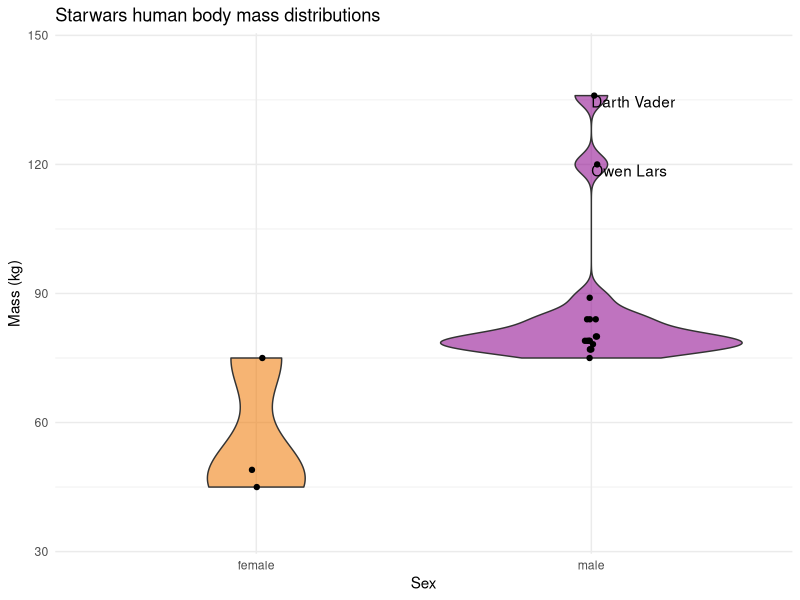
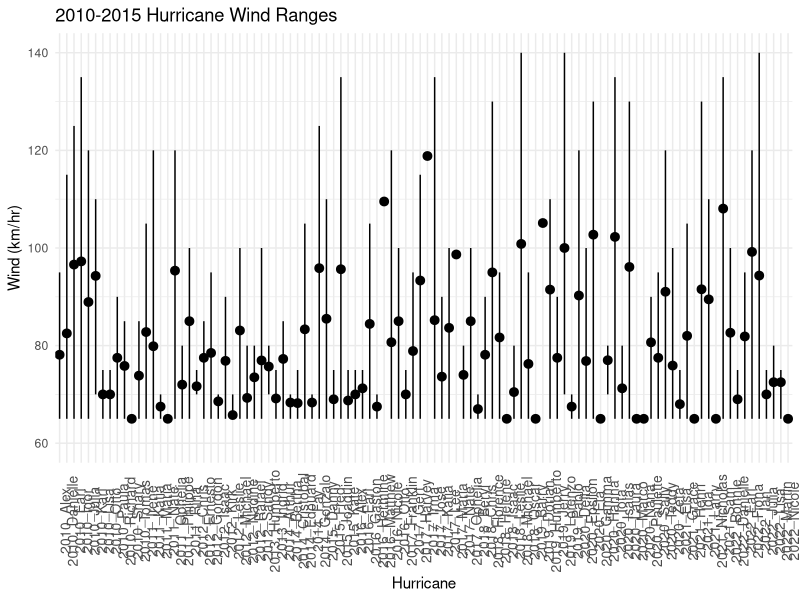
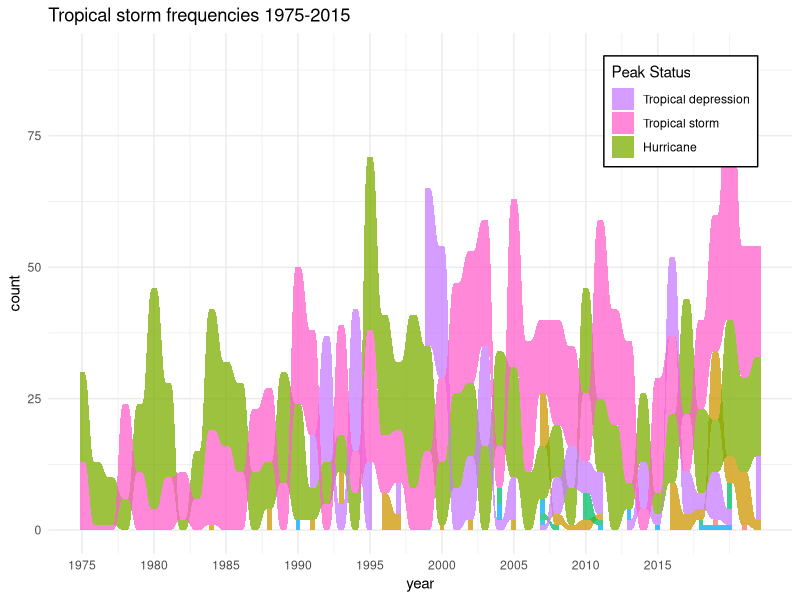
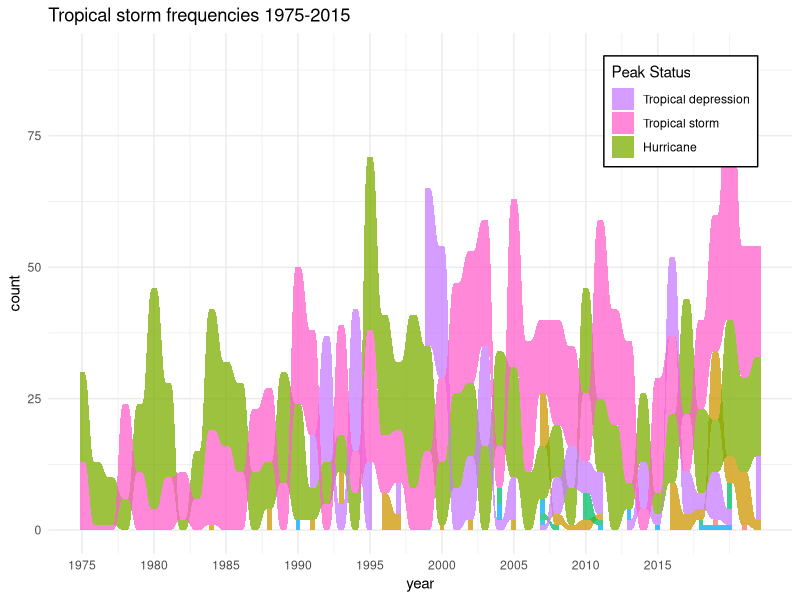

The R source for these figures, in order:
###### Monica Keith: plots for data visualization workshop part 2 ######

library(tidyverse); library(ggalluvial)

#### VIOLIN PLOT ####
##body mass distributions of human Starwars characters by sex
head(starwars)

vioplot<- starwars %>% 
  select(mass, species, name, sex) %>% 
  drop_na() %>% 
  filter(species=="Human") %>% 
  ggplot(aes(x=sex, y=mass)) +
  geom_violin(aes(fill=sex, alpha=0.5)) +
  scale_fill_manual(values = c("darkorange2", "darkmagenta")) +
  labs(x="Sex", y="Mass (kg)") +
  ylim(35,145) + 
  ggtitle("Starwars human body mass distributions") +
  theme_minimal() +
  theme(legend.position="none") #remove the legend

##add data points and label outliers
vioplot +
  geom_jitter(height = 0, width = 0.02) + 
  geom_text(aes(label=ifelse(mass>100, as.character(name),'')), vjust=1.0, hjust=0) 


#### FOREST PLOT ####
##Hurricane wind averages and ranges 2010-2015
head(storms)

##tabulate stats from repeated observations 
hurrtab <- storms %>% 
  select(name, year, status, wind) %>% 
  filter(status=="hurricane" & year>2009) %>% 
  mutate(yr_name = paste(year, name, sep = "_")) %>% #storm names repeat, add year to each name
  group_by(yr_name) %>% 
  summarize_each(funs(mean, min, max), wind) %>% #mean, minimum, and maximum wind speed for each hurricane
  ungroup

hurrtab %>% 
  ggplot(aes(x=yr_name, y=mean, ymin=min, ymax=max)) +
  geom_pointrange() +
  ylim(60, 140) +
  theme_minimal() +
  theme(axis.text.x = element_text(angle=90, size=10)) +
  labs(x="Hurricane", y="Wind (km/hr)") +
  ggtitle("2010-2015 Hurricane Wind Ranges")


#### ALLUVIAL PLOT ####
##trends in tropical storm frequencies 1975-2015

##tabulate frequencies of storm types every year, represent each storm by its peak status  
allutab <- storms %>% 
  select(name, year, status, wind) %>%  
  mutate(name = paste(name, year, sep = "_")) %>% #storm names repeat, add year to each name
  group_by(name) %>% 
  slice_max(wind) %>% #storm status peaks at max wind speed
  ungroup %>% 
  group_by(year, status) %>% 
  summarize(n()) #count frequency of peak storm types by year

colnames(allutab)[3] <- "count" #rename variable "n()"

alluplot <- allutab %>% 
  ggplot(aes(x=year, y=count, stratum=status, alluvium=status)) +
  geom_alluvium(aes(fill=status), alpha=0.75, decreasing=FALSE) + #plot strata in ascending frequency order
  scale_x_continuous(breaks=seq(1975,2015,5)) +
  theme_minimal() +
  ggtitle("Tropical storm frequencies 1975-2015")

##edit and move legend
alluplot +
  scale_fill_discrete(name="Peak Status",
                      breaks=c("tropical depression", "tropical storm", "hurricane"), #reorder
                      labels=c("Tropical depression", "Tropical storm", "Hurricane")) + 
  theme(legend.position = c(0.85,0.85), legend.background = element_rect(fill = "white", linetype="solid", color="black"))

##save plot as image
ggsave("alluplot.png", plot=last_plot(), dpi=300, height=5, width=7, units="in")
